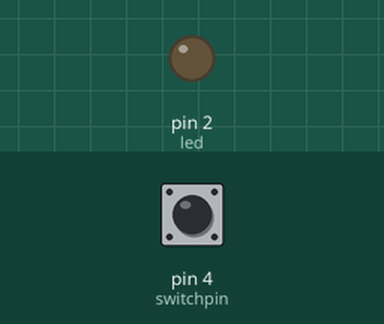
A sketch run on a simulated Arduino Uno, built with avr-gcc and run on an emulated ATmega328P. Parts: output pins drawn as LEDs (lit = HIGH). The inputs (shaded band) are chosen by the test bench; at power-on: pin 4 (switchpin) HIGH.

Above: at 1.2 s.
1.3 s: pin 4 (switchpin) pulled LOW for 3.2 s
At 2.4 s:
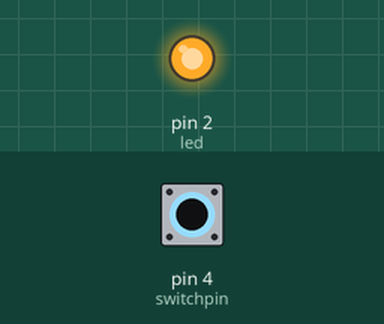
6.8 s: pin 4 (switchpin) pulled LOW for 0.15 s
At 9.3 s:
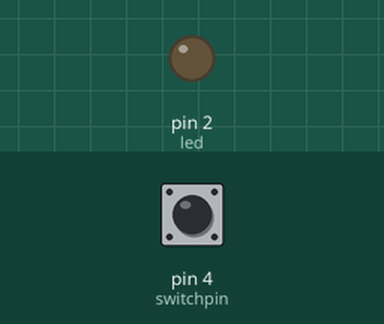
9.9 s: pin 4 (switchpin) pulled LOW for 1 s
At 11.3 s:
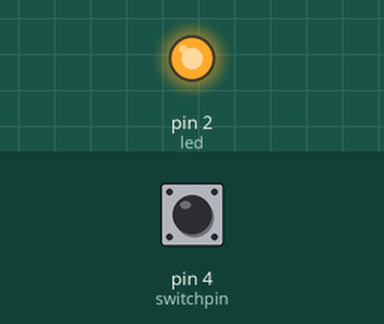
Timing chart, 0 to 13.4 s (numbered marks = the images above; inputs shaded):
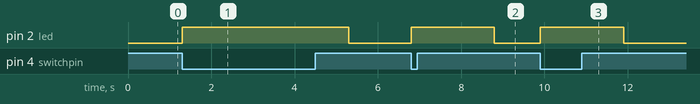

Measured:
- after the input at 1.3 s, pin 2 (led): LOW → HIGH at once, → LOW 4.0 s later
- after the input at 6.8 s, pin 2 (led): LOW → HIGH at once, → LOW 2.0 s later
- after the input at 9.9 s, pin 2 (led): LOW → HIGH at once, → LOW 2.0 s later

The sketch:

switch_em.ino
```cpp
const int switchpin=4;
const int led=2;
const int gnd=3;
volatile int switchstate;
void setup() {
  pinMode(led,OUTPUT);
  pinMode(gnd,OUTPUT);
  pinMode(switchpin,INPUT);
  // put your setup code here, to run once:

}

void loop() {
  switchstate=digitalRead(switchpin);
  digitalWrite(gnd,LOW);
  if (switchstate==LOW)
  {digitalWrite(led,HIGH);
  delay(2000);
  digitalWrite(led,LOW);}
  // put your main code here, to run repeatedly:

}
```
